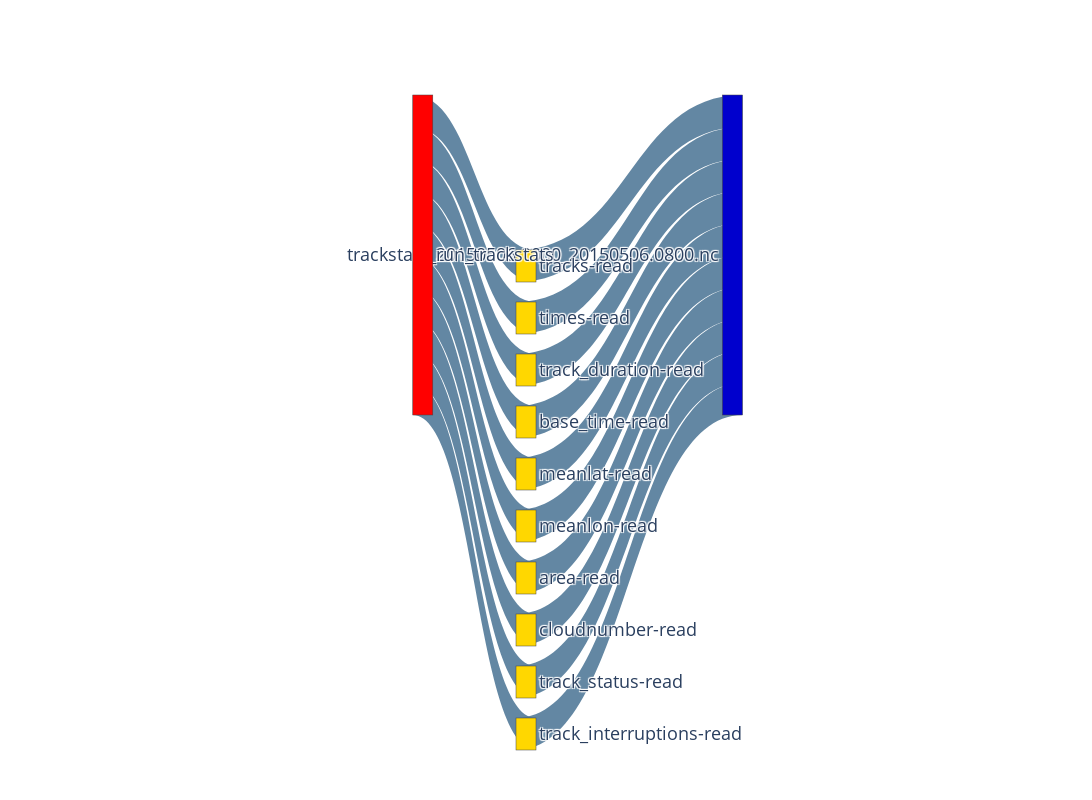

Notebook code for this chart:
### Code cell
vol_new_links = get_links_for_sankey(G_VOL, vol_nodes_new_dict, val_sqrt=False)

fig = go.Figure(go.Sankey(
            node = vol_new_nodes,
            link = vol_new_links, orientation='h'))

fig.update_layout(
    autosize=False,
    width=1800,
    height=800,
    margin=dict(
        l=10,
        r=50,
        b=50,
        t=250,
    ),
    font=dict(size=18),
)
fig.show()

saved_image_path = f"{stat_path}/vol-{(SELECT_STAGE_END+1)}s-{test_name}-sankey-{DATASET_LIMIT}dset.html"

fig.write_html(saved_image_path)
print(f"saved to : {saved_image_path}")

### Figure 1 — Plotly figure (JSON) as saved in the notebook; plotly's stock layout.template omitted (floating-point values rounded to 4 significant figures)
{"data": [{"link": {"color": ["rgba(83.33333333333333, 123.33333333333333, 153.33333333333331, 0.9)", "rgba(83.33333333333333, 123.33333333333333, 153.33333333333331, 0.9)", "rgba(83.33333333333333, 123.33333333333333, 153.33333333333331, 0.9)", "rgba(83.33333333333333, 123.33333333333333, 153.33333333333331, 0.9)", "rgba(83.33333333333333, 123.33333333333333, 153.33333333333331, 0.9)", "rgba(83.33333333333333, 123.33333333333333, 153.33333333333331, 0.9)", "rgba(83.33333333333333, 123.33333333333333, 153.33333333333331, 0.9)", "rgba(83.33333333333333, 123.33333333333333, 153.33333333333331, 0.9)", "rgba(83.33333333333333, 123.33333333333333, 153.33333333333331, 0.9)", "rgba(83.33333333333333, 123.33333333333333, 153.33333333333331, 0.9)", "rgba(83.33333333333333, 123.33333333333333, 153.33333333333331, 0.9)", "rgba(83.33333333333333, 123.33333333333333, 153.33333333333331, 0.9)", "rgba(83.33333333333333, 123.33333333333333, 153.33333333333331, 0.9)", "rgba(83.33333333333333, 123.33333333333333, 153.33333333333331, 0.9)", "rgba(83.33333333333333, 123.33333333333333, 153.33333333333331, 0.9)", "rgba(83.33333333333333, 123.33333333333333, 153.33333333333331, 0.9)", "rgba(83.33333333333333, 123.33333333333333, 153.33333333333331, 0.9)", "rgba(83.33333333333333, 123.33333333333333, 153.33333333333331, 0.9)", "rgba(83.33333333333333, 123.33333333333333, 153.33333333333331, 0.9)", "rgba(83.33333333333333, 123.33333333333333, 153.33333333333331, 0.9)"], "label": ["Access Volume : 0 <br />Access Count : 31 <br />Average Access Size : 0 <br />Operation : read_only<br />Bandwidth : 0", "Access Volume : 0 <br />Access Count : 1 <br />Average Access Size : 0 <br />Operation : read_write<br />Bandwidth : 0", "Access Volume : 0 <br />Access Count : 1 <br />Average Access Size : 0 <br />Operation : read_write<br />Bandwidth : 0", "Access Volume : 0 <br />Access Count : 1 <br />Average Access Size : 0 <br />Operation : read_write<br />Bandwidth : 0", "Access Volume : 0 <br />Access Count : 1 <br />Average Access Size : 0 <br />Operation : read_write<br />Bandwidth : 0", "Access Volume : 0 <br />Access Count : 1 <br />Average Access Size : 0 <br />Operation : read_write<br />Bandwidth : 0", "Access Volume : 0 <br />Access Count : 1 <br />Average Access Size : 0 <br />Operation : read_write<br />Bandwidth : 0", "Access Volume : 0 <br />Access Count : 1 <br />Average Access Size : 0 <br />Operation : read_write<br />Bandwidth : 0", "Access Volume : 0 <br />Access Count : 1 <br />Average Access Size : 0 <br />Operation : read_write<br />Bandwidth : 0", "Access Volume : 0 <br />Access Count : 1 <br />Average Access Size : 0 <br />Operation : read_write<br />Bandwidth : 0", "Access Volume : 0 <br />Access Count : 31 <br />Average Access Size : 0 <br />Operation : read_only<br />Bandwidth : 0", "Access Volume : 0 <br />Access Count : 1 <br />Average Access Size : 0 <br />Operation : read_write<br />Bandwidth : 0", "Access Volume : 0 <br />Access Count : 1 <br />Average Access Size : 0 <br />Operation : read_write<br />Bandwidth : 0", "Access Volume : 0 <br />Access Count : 1 <br />Average Access Size : 0 <br />Operation : read_write<br />Bandwidth : 0", "Access Volume : 0 <br />Access Count : 1 <br />Average Access Size : 0 <br />Operation : read_write<br />Bandwidth : 0", "Access Volume : 0 <br />Access Count : 1 <br />Average Access Size : 0 <br />Operation : read_write<br />Bandwidth : 0", "Access Volume : 0 <br />Access Count : 1 <br />Average Access Size : 0 <br />Operation : read_write<br />Bandwidth : 0", "Access Volume : 0 <br />Access Count : 1 <br />Average Access Size : 0 <br />Operation : read_write<br />Bandwidth : 0", "Access Volume : 0 <br />Access Count : 1 <br />Average Access Size : 0 <br />Operation : read_write<br />Bandwidth : 0", "Access Volume : 0 <br />Access Count : 1 <br />Average Access Size : 0 <br />Operation : read_write<br />Bandwidth : 0"], "source": [0, 0, 0, 0, 0, 0, 0, 0, 0, 0, 1, 3, 4, 5, 6, 7, 8, 9, 10, 11], "target": [1, 3, 4, 5, 6, 7, 8, 9, 10, 11, 2, 2, 2, 2, 2, 2, 2, 2, 2, 2], "value": [1, 1, 1, 1, 1, 1, 1, 1, 1, 1, 1, 1, 1, 1, 1, 1, 1, 1, 1, 1]}, "node": {"color": ["MediumBlue", "Gold", "Red", "Gold", "Gold", "Gold", "Gold", "Gold", "Gold", "Gold", "Gold", "Gold"], "label": ["trackstats_20150506.0000_20150506.0800.nc", "tracks-read", "run_trackstats", "times-read", "track_duration-read", "base_time-read", "meanlat-read", "meanlon-read", "area-read", "cloudnumber-read", "track_status-read", "track_interruptions-read"], "x": [0.7, 0, 0.4, 0, 0, 0, 0, 0, 0, 0, 0, 0], "y": [0.01, 0.01, 0.01, 0.04194, 0.07387, 0.1058, 0.1377, 0.1697, 0.2016, 0.2335, 0.2655, 0.2974]}, "orientation": "h", "type": "sankey"}], "layout": {"autosize": false, "font": {"size": 18}, "height": 800, "margin": {"b": 50, "l": 10, "r": 50, "t": 250}, "width": 1800}}
